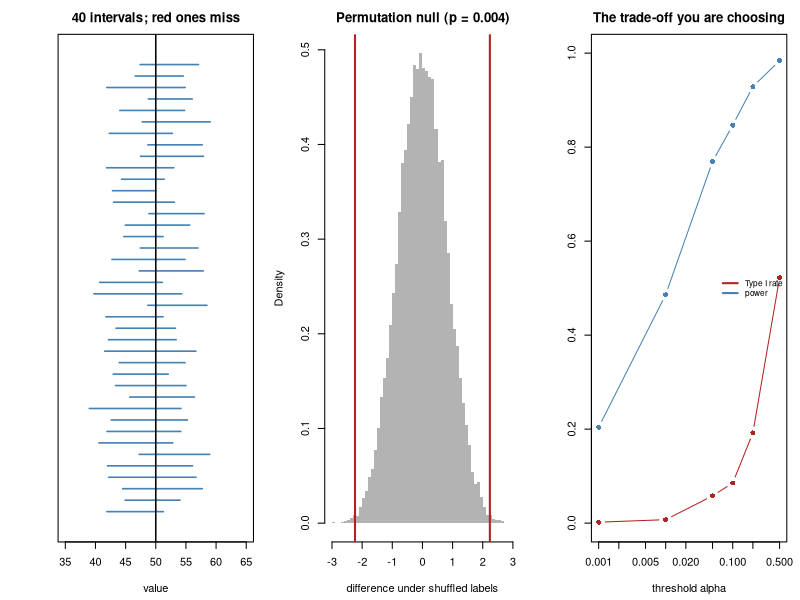

This figure's R source:
## ---- chunk 1
MODULE_NAME <- "F5_confidence_intervals_and_pvalues"
OUT <- file.path(Sys.getenv("STATS_OUT", unset = "results"), MODULE_NAME)
dir.create(OUT, recursive = TRUE, showWarnings = FALSE)
header <- function(txt) cat("\n", strrep("=", 72), "\n", txt, "\n",
                            strrep("=", 72), "\n", sep = "")
set.seed(105)
TRUE_MU <- 50; TRUE_SIGMA <- 10
## ---- chunk 2
header("1. One interval, built by hand")
n <- 16
s_ <- rnorm(n, TRUE_MU, TRUE_SIGMA)
xbar <- mean(s_); s <- sd(s_); se <- s/sqrt(n)
## With sigma unknown we use the t critical value, a little larger than 1.96,
## which makes the interval appropriately wider.
crit <- qt(0.975, df = n - 1)
lo <- xbar - crit*se; hi <- xbar + crit*se
cat(sprintf("  sample mean  x-bar = %.3f\n", xbar))
cat(sprintf("  sample SD    s     = %.3f\n", s))
cat(sprintf("  standard error     = s/sqrt(n) = %.3f\n", se))
cat(sprintf("  critical value     = %.3f   (t with %d df; normal would use 1.960)\n",
            crit, n - 1))
cat(sprintf("\n  95%% CI = %.3f +/- %.3f x %.3f = (%.3f, %.3f)\n",
            xbar, crit, se, lo, hi))
cat(sprintf("  true value = %g  ->  %s\n", TRUE_MU,
            if (lo <= TRUE_MU && TRUE_MU <= hi) "INSIDE" else "OUTSIDE"))
## ---- chunk 3
header("2. The coverage check: does the procedure really work 95% of the time?")
ci <- function(v, level = 0.95) {
  k <- length(v); m <- mean(v); e <- sd(v)/sqrt(k)
  c(m - qt(0.5 + level/2, k - 1)*e, m + qt(0.5 + level/2, k - 1)*e)
}
cat(sprintf("  %-10s%-8s%18s%22s\n", "level", "n", "intervals built",
            "contained the truth"))
for (level in c(0.80, 0.90, 0.95, 0.99)) {
  hits <- mean(replicate(10000, {
    b <- ci(rnorm(16, TRUE_MU, TRUE_SIGMA), level); b[1] <= TRUE_MU && TRUE_MU <= b[2]
  }))
  cat(sprintf("  %-10s%-8d%18s%21.1f%%\n", paste0(100*level, "%"), 16,
              "10,000", 100*hits))
}
cat("
  The procedure delivers what it promises. That is the ONLY guarantee a
  confidence interval carries, and it is a guarantee about the METHOD.

  CORRECT   : 'if I repeated this experiment many times, 95% of the intervals
               I built would contain the true value.'
  INCORRECT : 'there is a 95% probability the true value is in MY interval.'

  Why is the second wrong? Your interval is now a fixed pair of numbers and
  the truth is a fixed number. Either it is in there or it is not - there is
  no randomness left to have a probability about. The randomness was in the
  sampling, which has already happened.

  (If you genuinely want '95% probability the truth is in here', that is a
  CREDIBLE interval and requires Bayesian machinery and a prior - Topic 33.
  In practice the two often nearly coincide, which is why the sloppy reading
  usually survives contact with reality.)\n")
## ---- chunk 4
header("3. Two 'non-significant' results that mean opposite things")
cat(sprintf("  %-26s%10s%22s%9s  verdict\n", "study", "estimate", "95% CI", "p"))
for (st_ in list(c("large, precise study", 0.1, 0.15),
                 c("small, noisy study", 2.5, 1.55))) {
  est <- as.numeric(st_[2]); se_ <- as.numeric(st_[3])
  p <- 2*pnorm(abs(est/se_), lower.tail = FALSE)
  cat(sprintf("  %-26s%10.2f%22s%9.3f  %s\n", st_[1], est,
              sprintf("(%+.2f, %+.2f)", est - 1.96*se_, est + 1.96*se_), p,
              if (p > 0.05) "n.s." else "sig"))
}
cat("
  Both are 'not significant'. They say completely different things.

    The first RULES OUT anything larger than about 0.4. That is a real,
    informative, publishable finding: the effect, if any, is small.

    The second rules out nothing. Effects of 0, of 2, of 5 are all consistent
    with it. It is not evidence of absence - it is absence of evidence.

  Reporting both as 'no significant difference' throws away the only
  information that distinguishes them. THIS is the strongest practical
  argument for reporting intervals, and the reason 'no significant difference'
  must never be written as 'no difference'.\n")
## ---- chunk 5
header("4. Building a p-value from scratch, by simulation")
## NPG and the shift are named so the permutation below cannot drift out of
## step with the data, and the effect is big enough that the test should find it.
## A local seed, so this demonstration is the same every run and does not
## depend on how many draws the sections above happened to consume.
set.seed(14)
NPG <- 14; SHIFT <- 2.4
group_a <- rnorm(NPG, 50.0, 2)
group_b <- rnorm(NPG, 50.0 + SHIFT, 2)
observed_diff <- mean(group_b) - mean(group_a)
## The null hypothesis says the labels are meaningless. So SHUFFLE them and
## see how big a difference appears by chance alone. This is a permutation
## test: no formula, no distributional assumption, just the definition.
pooled <- c(group_a, group_b)
null_diffs <- replicate(20000, {
  perm <- sample(pooled)
  mean(perm[(NPG + 1):(2*NPG)]) - mean(perm[1:NPG])
})
p_perm <- mean(abs(null_diffs) >= abs(observed_diff))
cat(sprintf("  observed difference between the groups : %+.4f\n", observed_diff))
cat("  if the labels were meaningless, differences this big or bigger\n")
cat(sprintf("  happened in %s of 20,000 shuffles\n",
            format(sum(abs(null_diffs) >= abs(observed_diff)), big.mark = ",")))
cat(sprintf("\n  p (permutation) = %.4f\n", p_perm))
cat(sprintf("  p (t-test)      = %.4f   <- agrees\n",
            t.test(group_b, group_a, var.equal = TRUE)$p.value))
cat("
  Read the definition off the simulation:

      p = P( data at least this extreme | nothing is going on )

  Note what is on each side of the bar. The p-value is the probability of THE
  DATA given the HYPOTHESIS. It is not the probability of the hypothesis given
  the data - that is the reversal from F2, section 4, and it is the single
  most common error in interpreting statistics.

  A p-value of 0.03 does NOT mean 'a 3% chance there is no real effect'.\n")
## ---- chunk 6
header("5. Five ways to get a p-value for the same comparison")
a <- rnorm(14, 0); b <- rnorm(14, 0.9)
p_t <- t.test(a, b, var.equal = TRUE)$p.value
p_welch <- t.test(a, b)$p.value
pool <- c(a, b); obs <- mean(b) - mean(a)
nd <- replicate(20000, { q <- sample(pool); mean(q[15:28]) - mean(q[1:14]) })
p_permut <- mean(abs(nd) >= abs(obs))
p_rank <- suppressWarnings(wilcox.test(a, b)$p.value)
boot <- replicate(20000, mean(sample(b, 14, TRUE)) - mean(sample(a, 14, TRUE)))
p_boot <- 2*min(mean(boot <= 0), mean(boot >= 0))
cat(sprintf("  %-16s%-26s%-30s%9s\n", "kind", "method", "assumes", "p"))
rows <- list(
  c("parametric", "Student t-test", "normality, equal variance", p_t),
  c("parametric", "Welch t-test", "normality only", p_welch),
  c("permutation", "shuffle the labels", "exchangeability", p_permut),
  c("rank-based", "Wilcoxon rank-sum", "nothing about shape", p_rank),
  c("bootstrap", "resample each group", "sample is representative", p_boot))
for (r in rows)
  cat(sprintf("  %-16s%-26s%-30s%9.4f\n", r[1], r[2], r[3], as.numeric(r[4])))
cat("
  On clean, well-behaved data they agree closely - as they should. They
  diverge when their assumptions diverge: on skewed data with outliers the
  t-test and the rank test can disagree sharply, and then you must decide
  WHICH QUESTION you are asking (a difference in means, or a tendency for one
  group to exceed the other - they are not the same question).

  The one that needs extra care: PERMUTATION assumes only that the labels are
  exchangeable under the null. That makes it robust - but you must shuffle
  WITHIN the structure of your design. With batches or paired samples, free
  shuffling builds a null that is simply wrong (exercise E2 measures this).\n")
## ---- chunk 7
header("6. One-sided tests, and why they are abused")
cat(sprintf("  two-sided p = %.4f\n", t.test(a, b, var.equal = TRUE)$p.value))
cat(sprintf("  one-sided p = %.4f   <- exactly half, when the effect is in\n",
            t.test(a, b, var.equal = TRUE, alternative = "less")$p.value))
cat("                              the predicted direction\n")
cat("
  A one-sided test is legitimate only when a difference in the OTHER direction
  would be acted on identically to no difference at all, and only when you
  declared it before seeing the data. That is rare. Switching to one-sided
  because two-sided gave 0.06 is cheating, and it has a name.\n")

header("6b. What 'trying a few things' does to your error rate")
one_experiment <- function() {
  ## Two groups with NO real difference, measured 4 ways.
  x <- rnorm(15); y <- rnorm(15)
  c(t.test(x, y, var.equal = TRUE)$p.value,
    t.test(x, y, var.equal = TRUE, alternative = "less")$p.value,
    t.test(x, y, var.equal = TRUE, alternative = "greater")$p.value,
    suppressWarnings(wilcox.test(x, y)$p.value))
}
R <- 5000
res <- t(replicate(R, one_experiment()))
cat(sprintf("  %s experiments in which NOTHING is going on:\n\n",
            format(R, big.mark = ",")))
cat(sprintf("  %-46s%20s\n", "strategy", "false positive rate"))
cat(sprintf("  %-46s%19.1f%%\n", "pre-specified two-sided t-test",
            100*mean(res[, 1] < 0.05)))
cat(sprintf("  %-46s%19.1f%%\n", "try 4 analyses, report the smallest p",
            100*mean(apply(res, 1, min) < 0.05)))
cat("
  Four analyses is a modest amount of flexibility - far less than a real
  analyst has - and it roughly doubles the false positive rate.

  The reported p-value is then meaningless, because a p-value describes the
  PROCEDURE that produced it, and the procedure was 'try things until one
  works'. That procedure does not have a 5% error rate.

  The same mechanism drives:
    p-hacking         - trying analyses until one is significant
    HARKing           - inventing the hypothesis after seeing the result
    optional stopping - collecting more data until p drops below 0.05
                        (this reaches significance eventually with certainty)
    subgroup fishing  - 'it worked in the older female patients'

  The defence is always the same: DECIDE THE ANALYSIS BEFORE SEEING THE
  OUTCOME, and report everything you tried.\n")
## ---- chunk 8
header("7. Two kinds of error, and the threshold that trades them off")
DIFF <- 1.0
error_rates <- function(alpha, n = 15, reps = 4000) {
  fp <- mean(replicate(reps, t.test(rnorm(n), rnorm(n))$p.value < alpha))
  tp <- mean(replicate(reps, t.test(rnorm(n), rnorm(n, DIFF))$p.value < alpha))
  c(fp, tp)
}
cat(sprintf("  %-12s%22s%22s\n", "alpha", "Type I (false pos)", "power (1 - Type II)"))
for (alpha in c(0.20, 0.10, 0.05, 0.01, 0.001)) {
  er <- error_rates(alpha)
  cat(sprintf("  %-12g%22.3f%22.3f\n", alpha, er[1], er[2]))
}
cat("
  TYPE I error  - you claim an effect that is not there. Its rate IS alpha.
  TYPE II error - you miss an effect that is there. Its rate is beta, and
                  POWER = 1 - beta is the second column.

  Lowering alpha buys fewer false positives and pays in missed real effects.
  There is no setting that avoids both; the threshold is a statement about
  which error is more costly IN YOUR SITUATION.

  0.05 is not a law of nature. Ronald Fisher suggested one-in-twenty in the
  1920s as a rough working line, explicitly as a rule of thumb. It survived
  because a shared default stops people choosing a threshold after seeing the
  answer - a real benefit, but not a mathematical one.

  Sensible thresholds vary enormously with the consequences:
    screening assay, cheap follow-up      alpha = 0.10
    ordinary single hypothesis            alpha = 0.05
    genome-wide association study         alpha = 5e-8   (Topic 24)
    particle physics discovery            alpha = 3e-7

  The modern position - the American Statistical Association's 2016 and 2019
  statements - is that 'statistically significant' should not be treated as a
  conclusion at all. Report the estimate, the interval, and the p-value.\n")
## ---- chunk 9
header("8. What happens when you test 20,000 things")
G <- 20000
null_p <- runif(G)
cat(sprintf("  %s tests, NOT ONE of which has a real effect:\n\n",
            format(G, big.mark = ",")))
cat(sprintf("  %-42s%14s%12s\n", "rule", "discoveries", "all false?"))
cat(sprintf("  %-42s%14s%12s\n", "raw p < 0.05",
            format(sum(null_p < 0.05), big.mark = ","), "yes"))
for (m in list(c("bonferroni", "Bonferroni (controls FWER)"),
               c("holm", "Holm (controls FWER, more powerful)"),
               c("BH", "Benjamini-Hochberg (controls FDR)")))
  cat(sprintf("  %-42s%14s%12s\n", m[2],
              format(sum(p.adjust(null_p, m[1]) < 0.05), big.mark = ","), "yes"))
## Now with some real signal mixed in.
mixed <- c(runif(19000), rbeta(1000, 0.2, 12))
truth <- c(rep(FALSE, 19000), rep(TRUE, 1000))
cat("\n  Now 20,000 tests of which 1,000 ARE real:\n\n")
cat(sprintf("  %-42s%13s%8s%8s%8s\n", "rule", "discoveries", "false", "FDP", "power"))
for (m in list(c("bonferroni", "Bonferroni (FWER)"), c("holm", "Holm (FWER)"),
               c("BH", "Benjamini-Hochberg (FDR)"))) {
  rej <- p.adjust(mixed, m[1]) < 0.05
  cat(sprintf("  %-42s%13s%8d%8.3f%8.3f\n", m[2],
              format(sum(rej), big.mark = ","), sum(rej & !truth),
              sum(rej & !truth)/max(sum(rej), 1), mean(rej[truth])))
}
cat("
  Two different promises, and you must know which one you want:

    FWER (Bonferroni, Holm) - controls the probability of making EVEN ONE
      false claim. Appropriate when a single false positive is expensive.
      Very conservative when there are many tests, so power collapses.

    FDR (Benjamini-Hochberg) - controls the EXPECTED PROPORTION of your
      discoveries that are false. You accept that ~5% of your 200-gene list is
      wrong in exchange for getting a list at all. The right default in
      genomics; its adjusted values are called q-values.

  Look at the power column. That difference is why genomics runs on FDR.

  Topic 8 covers this properly, including what happens when the tests are
  correlated - which, for genes in a pathway, they always are.\n")
## ---- chunk 10
png(file.path(OUT, "intervals_and_pvalues.png"), width = 1250, height = 440, res = 110)
par(mfrow = c(1, 3), mar = c(4.4, 4.4, 2.6, 1))
plot(NA, xlim = c(TRUE_MU - 15, TRUE_MU + 15), ylim = c(0, 41), yaxt = "n",
     xlab = "value", ylab = "", main = "40 intervals; red ones miss")
for (i in 1:40) {
  smp <- rnorm(16, TRUE_MU, TRUE_SIGMA); b <- ci(smp)
  covers <- b[1] <= TRUE_MU && TRUE_MU <= b[2]
  lines(b, c(i, i), col = if (covers) "steelblue" else "firebrick", lwd = 1.6)
}
abline(v = TRUE_MU, lwd = 1.5)
hist(null_diffs, breaks = 70, col = "grey70", border = NA, freq = FALSE,
     main = sprintf("Permutation null (p = %.3f)", p_perm),
     xlab = "difference under shuffled labels")
abline(v = c(-1, 1)*observed_diff, col = "firebrick", lwd = 2)
alphas <- c(0.5, 0.2, 0.1, 0.05, 0.01, 0.001)
er <- t(sapply(alphas, error_rates, reps = 1500))
plot(alphas, er[, 1], type = "b", pch = 16, col = "firebrick", log = "x",
     ylim = c(0, 1), xlab = "threshold alpha", ylab = "",
     main = "The trade-off you are choosing")
lines(alphas, er[, 2], type = "b", pch = 16, col = "steelblue")
legend("right", c("Type I rate", "power"), col = c("firebrick", "steelblue"),
       lwd = 2, bty = "n", cex = 0.75)
invisible(dev.off())
cat("\nFigure written to", file.path(OUT, "intervals_and_pvalues.png"), "\n")
## ---- chunk 11

## ---- chunk 12

## ---- chunk 13
# true_mean_ln <- exp(0 + 1.4^2/2)          # mean of lognormal(0, 1.4)
# cat("  A 95% interval SHOULD contain the truth 95% of the time.\n\n")
# cat(sprintf("  %-8s%16s%16s\n", "n", "normal data", "skewed data"))
# for (n_ in c(5, 10, 30, 100, 500)) {
#   cov_n <- mean(replicate(4000, { b <- ci(rnorm(n_)); b[1] <= 0 && 0 <= b[2] }))
#   cov_s <- mean(replicate(4000, { b <- ci(rlnorm(n_, 0, 1.4))
#                                   b[1] <= true_mean_ln && true_mean_ln <= b[2] }))
#   cat(sprintf("  %-8d%15.1f%%%15.1f%%\n", n_, 100*cov_n, 100*cov_s))
# }
#
# ## The normal column sits at 95% at every n - as it must, since the method
# ## was derived for exactly that case.
# ##
# ## The skewed column is too LOW at small n: the interval misses more often
# ## than advertised, so you are over-confident. It improves as n grows,
# ## because the central limit theorem (F4) gradually makes the sample mean
# ## normal.
# ##
# ## This is what an assumption violation actually looks like. Not a crash, not
# ## an error message - just a procedure quietly delivering 88% coverage while
# ## claiming 95%. The fixes are a bootstrap interval, a transformation (log),
# ## or more data. Topic 5 covers all three.
## ---- chunk 14

## ---- chunk 15

## ---- chunk 16
# run <- function(n_tests, frac_real, effect = 0.8, n = 20) {
#   real <- runif(n_tests) < frac_real
#   ps <- sapply(real, function(r)
#     t.test(rnorm(n), rnorm(n, if (r) effect else 0))$p.value)
#   sig <- ps < 0.05
#   c(sum(sig), if (sum(sig)) mean(!real[sig]) else NA)
# }
# cat(sprintf("  %-34s%13s%20s\n", "% of hypotheses that are REAL",
#             "significant", "of those, % FALSE"))
# for (frac in c(0.90, 0.50, 0.10, 0.01)) {
#   r <- run(4000, frac)
#   cat(sprintf("  %-33.0f%%%13s%19.1f%%\n", 100*frac,
#               format(r[1], big.mark = ","), 100*r[2]))
# }
#
# ## The threshold is 0.05 in every row. The chance that a significant result
# ## is wrong ranges from a few percent to most of them.
# ##
# ## The p-value cannot know this, because it is computed ASSUMING the null is
# ## true - it never considers how plausible the null was to begin with. So
# ## 'p < 0.05' carries completely different weight for a pre-registered
# ## hypothesis with good prior support than for the 4,000th exploratory test.
# ##
# ## This is the same base-rate effect as the screening test in F2, and it is
# ## the honest answer to 'why do so many published findings fail to
# ## replicate?' It is also why FDR methods (section 8) are framed around the
# ## PROPORTION of discoveries that are false - exactly the last column.
## ---- chunk 17

## ---- chunk 18

## ---- chunk 19
# peek_until_significant <- function(max_n, alpha = 0.05) {
#   ## Add one observation per group at a time; stop at the first p < alpha.
#   x <- rnorm(5); y <- rnorm(5)
#   for (i in seq_len(max_n - 5)) {
#     x <- c(x, rnorm(1)); y <- c(y, rnorm(1))
#     if (t.test(x, y)$p.value < alpha) return(TRUE)
#   }
#   FALSE
# }
# cat("  No real effect. Nominal false positive rate: 5%.\n\n")
# cat(sprintf("  %-18s%20s\n", "max n allowed", "reached p < 0.05"))
# for (max_n in c(5, 10, 20, 50, 100, 200))
#   cat(sprintf("  %-18d%19.1f%%\n", max_n,
#               100*mean(replicate(1500, peek_until_significant(max_n)))))
#
# ## Testing once at n = 5 gives the advertised 5%. Allowing yourself to keep
# ## looking pushes it far higher, and it keeps climbing with the budget - with
# ## unlimited data it reaches 100%. The p-value WILL dip below 0.05 eventually
# ## just by wandering, and if you stop the moment it does, you always "win".
# ##
# ## This is why 'we added a few more samples because the trend looked
# ## promising' invalidates a p-value, and why clinical trials must pre-specify
# ## their sample size or use a formal sequential design with corrected
# ## boundaries (O'Brien-Fleming, alpha-spending).
# ##
# ## Note the pattern across all three problems and section 6b: the p-value is
# ## a property of the PROCEDURE. Change the procedure - by trying variants, by
# ## peeking, by choosing which hypotheses to test after looking - and the
# ## number on the screen no longer means what its definition says.
